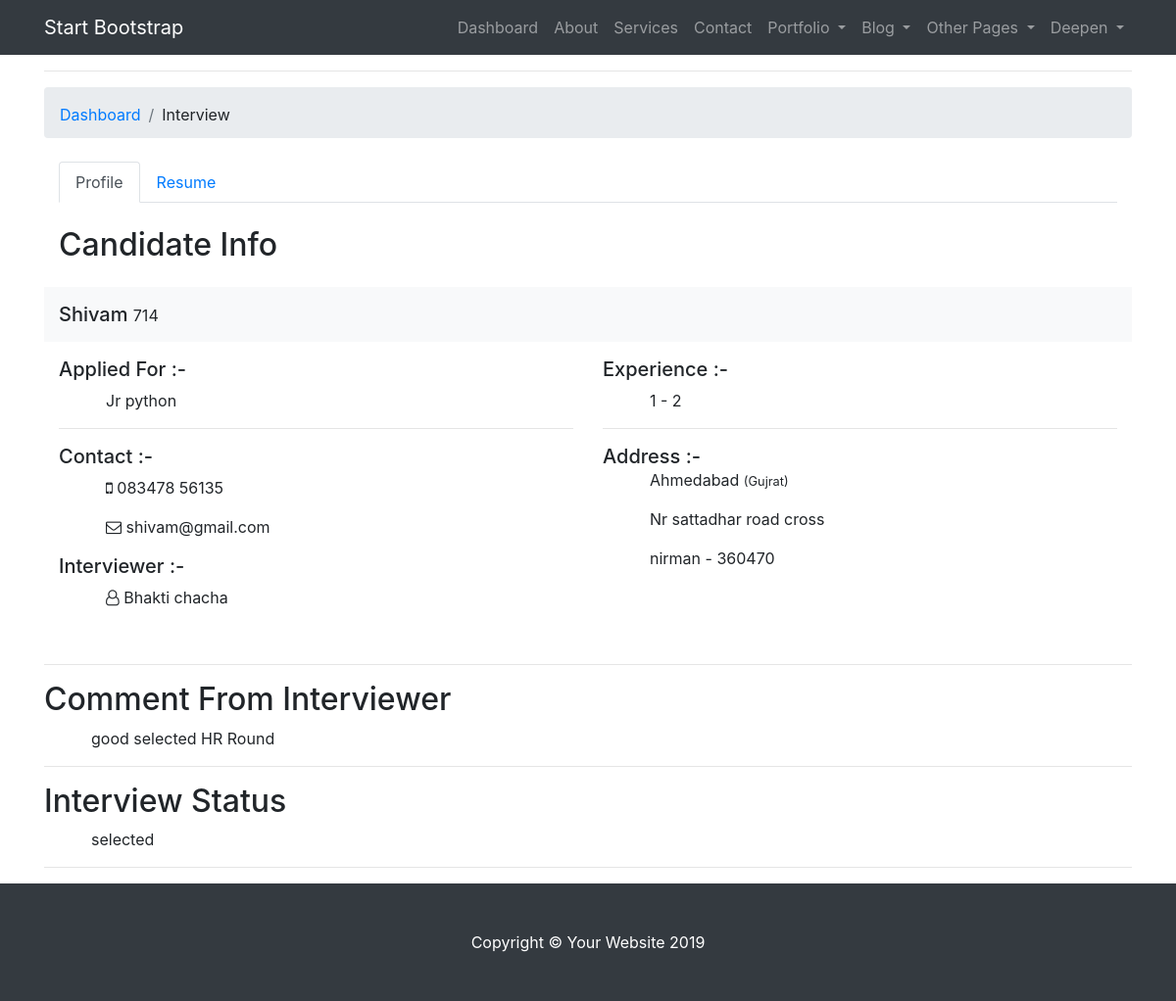
The app's page /scheduler/practical_view/9/ (signed in), older data.
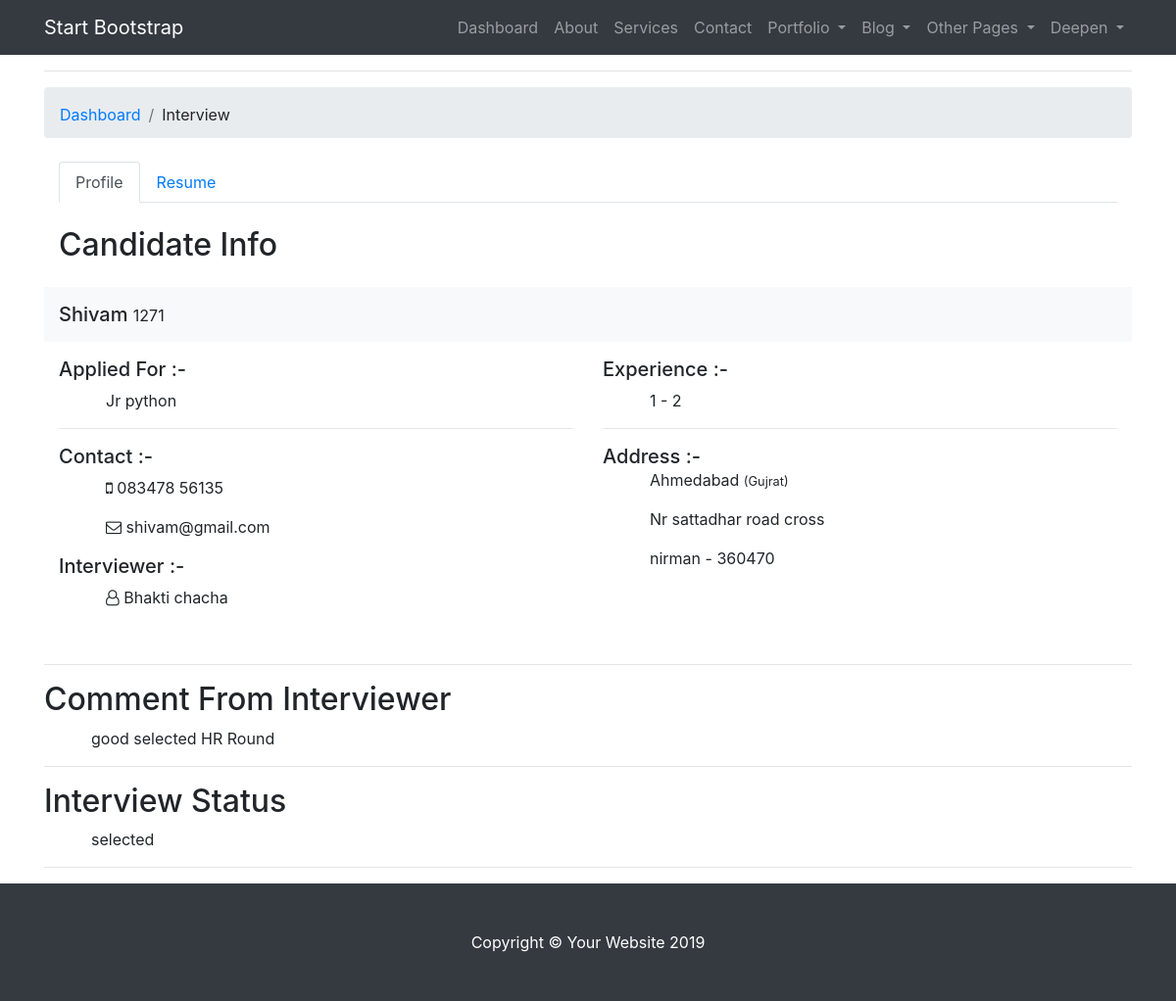
The same page, newer data.
### scheduler/models.py (models this page shows, shortened)
class Schedule(models.Model):
    NOT_SPECIFY = 'not_specify'
    SELECTED = 'selected'
    REJECTED = 'rejected'
    STATUS_TAG = [
        (NOT_SPECIFY, 'Not Specify'),
        (SELECTED, 'Selected'),
        (REJECTED, 'Rejected'),
    ]
    TECHNICAL = 'technical'
    PRACTICAL = 'practical'
    HR = 'hr'
    INTERVIEW_TYPE = [
        (TECHNICAL, 'Technical Round'),
        (PRACTICAL, 'Practical Round'),
        (HR, 'HR Round'),
    ]
    candidate = models.ForeignKey(Candidate, on_delete=models.CASCADE, related_name='candidate_schedule')
    hr = models.ForeignKey(User, on_delete=models.CASCADE, related_name='hr')
    interviewer = models.ForeignKey(User, on_delete=models.CASCADE, related_name='interviewer')
    schedule_time = models.DateTimeField()
    interview_type = models.CharField(max_length=50, choices=INTERVIEW_TYPE)
    comment = models.TextField(blank=True, null=True)
    status = models.CharField(default=NOT_SPECIFY, choices=STATUS_TAG, max_length=50)

### accounts/models.py (models this page shows, shortened)
class Candidate(models.Model):
    SHORTLIST = 'shortlist'
    TECHNICAL = 'technical'
    PRACTICAL = 'practical'
    HR = 'hr'
    REJECTED = 'rejected'
    SELECTED = 'selected'
    STATUS_TAG = [
        (SHORTLIST, 'Short Listed'),
        (TECHNICAL, 'For Technical Round'),
        (PRACTICAL, 'For Practical Round'),
        (HR, 'For HR Round'),
        (REJECTED, 'Rejected'),
        (SELECTED, 'Selected'),
    ]
    EXPERIENCE_CHOICE = [
        ('2', '0 - 1'),
        ('1 - 2', '1 - 2'),
        ('2 - 3', '2 - 3'),
        ('3 - Above', '3 - Above'),
    ]
    first_name = models.CharField(max_length=30)
    last_name = models.CharField(max_length=30)
    birth_date = models.DateField()
    mobile = PhoneNumberField()
    email = models.EmailField(unique=True)
    token = models.CharField(max_length=30, null=True, blank=True)
    resume = models.FileField(upload_to='resumes/', null=True, blank=True)
    applied_for = models.ForeignKey(Vacancies, on_delete=models.CASCADE)
    status = FSMField(default=SHORTLIST, choices=STATUS_TAG)
    experience = models.CharField(default='0 - 1', choices=EXPERIENCE_CHOICE, max_length=20)
    is_verified = models.BooleanField(default=False)

class Vacancies(models.Model):
    post = models.CharField(max_length=50)
    technologies = models.CharField(max_length=50)
    experience = models.CharField(max_length=50)
    slug = models.SlugField(null=True, blank=True)

class Address(models.Model):
    state = models.CharField(max_length=100)
    city = models.CharField(max_length=100)
    street = models.CharField(max_length=100)
    landmark = models.CharField(max_length=100)
    candidate = models.ForeignKey(Candidate, on_delete=models.CASCADE, related_name='address')

### scheduler/views.py (the view, shortened to what this page needs)
# urls.py: path('practical_view/<int:pk>/', PracticalView.as_view(), name='practical_view'),
class PracticalView(Detail, FormView):
    permission_required = [
        'scheduler.change_schedule',
        'scheduler.view_schedule'
    ]
    login_url = 'accounts:login'
    permission_denied_message = 'Not Allow...!!!'
    model = Schedule
    template_name = 'scheduler/practical_schedule_detail.html'
    form_class = EvaluationCommentForm

### templates/scheduler/practical_schedule_detail.html (shortened to what the changed rows need)
{% extends 'base.html' %}
{% load static %}
{% block content %}
<div class="breadcrumb mb-4">
    {% if user.is_staff %}
    <li class="breadcrumb-item pt-1 text-center"><a href="{% url 'scheduler:hr_dashboard' %}">Dashboard</a></li>
    {% else %}
    <li class="breadcrumb-item pt-1 text-center"><a href="{% url 'scheduler:interviewer_dashboard' %}">Dashboard</a></li>
    {% endif %}
    <li class="breadcrumb-item pt-1 text-center">Interview</li>
</div>
<div class="container">
    <ul class="nav nav-tabs">
    </ul>
    <div class="tab-content py-4">
        <div class="tab-pane active" id="profile">
            <h2 class="mb-4">Candidate Info</h2>
            <div class="row bg-light pt-3 pb-0 my-3">
                <div class="col-md-6">
                    <h5 class="mb-3">{{ schedule.candidate.first_name.capitalize }}
                        <small>{{ schedule.candidate.last_name.capitalize }}
                        </small>
                    </h5>
                </div>
            </div>
            <div class="row">
                <div class="col-md-6">
                    <h5>Applied For :-</h5>
                    <p class="ml-5"> {{ schedule.candidate.applied_for.post.capitalize }}</p>
                    <hr>
                    <h5>Contact :-</h5>
                    <div class="ml-5">
                        <p><i class="fa fa-mobile" aria-hidden="true"></i> {{ schedule.candidate.mobile }}</p>
                        <p><i class="fa fa-envelope-o" aria-hidden="true"></i> {{ schedule.candidate.email }}</p>
                    </div>
                    <h5>Interviewer :-</h5>
                    <div class="ml-5">
                        <p><i class="fa fa-user-o" aria-hidden="true"></i>
                            {{ schedule.interviewer.get_full_name.capitalize}}
                        </p>
                    </div>
                </div>
                <div class="col-md-6">
                    <h5> Experience :- </h5>
                    <p class="ml-5"> {{ schedule.candidate.experience }} </p>
                    <hr>
                    <h5 class="mb-0"> Address :- </h5>
                    <div class="ml-5">
                        <p> {{ schedule.candidate.address.first.city.capitalize }} <small>
                            ({{ schedule.candidate.address.first.state.capitalize }})</small></p>
                        <p> {{ schedule.candidate.address.first.street.capitalize }} </p>
                        <p> {{ schedule.candidate.address.first.landmark }} - 360470</p>
                    </div>
                </div>
            </div>
        </div>
    </div>
</div>
<hr>
{% if schedule.comment == None and user == schedule.interviewer %}
<form method="POST">
    {% csrf_token %}
    <div class="form-group">
        {% if form.comment.errors %}
        <ol>
            {% for error in form.comment.errors %}
            <li><strong>{{ error|escape }}</strong></li>
            {% endfor %}
        </ol>
        {% endif %}
        <label class="small mb-1" for="{{ form.comment.id_for_label }}">
            {{ form.comment.label_tag }}</label>
        {{ form.comment }}
    </div>
    <div class="form-row">
        <div class="form-group col-md-6">
            {% if form.status.errors %}
            <ol>
                {% for error in form.status.errors %}
                <li><strong>{{ error|escape }}</strong></li>
                {% endfor %}
            </ol>
            {% endif %}
            <label class="small mb-1" for="{{ form.comment.id_for_label }}">
                {{ form.status.label_tag }}</label>
            {{ form.status }}
        </div>
        <div class="form-group col-md-6">
            <label class="small mb-2" for="btn">
                Submit</label>
            <button id="btn" class="btn btn-block btn-success mt-1" type="submit">Submit</button>
        </div>
    </div>
</form>
{% else %}
<h2>Comment From Interviewer</h2>
<p class="my-2 mx-5">{{ schedule.comment }}</p>
<hr>
<h2>Interview Status</h2>
<p class="my-2 mx-5">{{ schedule.status }}</p>
{% endif %}
{% endblock %}

Row changes from the older to the newer data that the page shows:
changed through a linked row, Schedule "good selected HR Round": candidate.last_name "714" → "1271"
